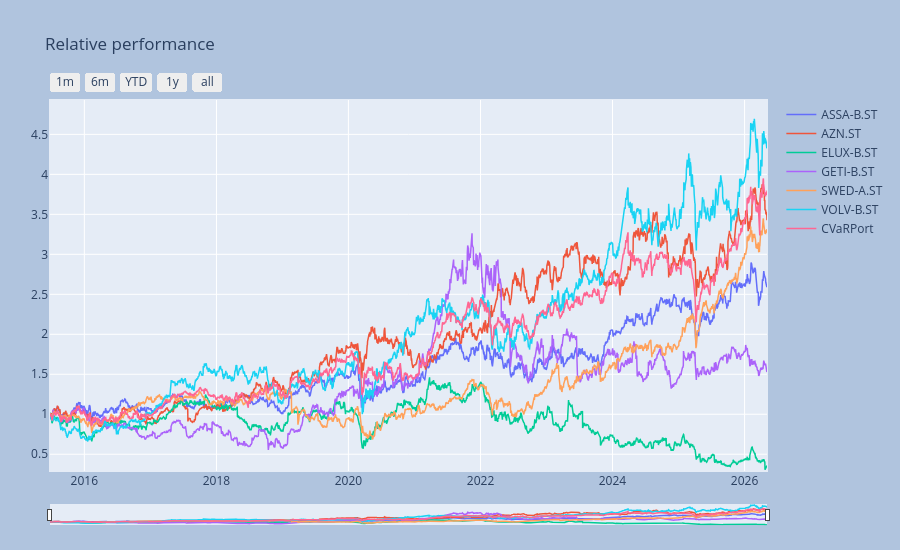

Here is the notebook cell this chart was saved with:
### Code cell
_ = pr2.port_view_all(fancy=True, title="Relative performance")

### Figure 1 — Plotly figure (JSON) as saved in the notebook; plotly's stock layout.template omitted (floating-point values rounded to 4 significant figures; data arrays with more than 128 entries replaced by an {"elided": "..."} marker saying what was removed)
{"data": [{"line": {"width": 1.5}, "name": "ASSA-B.ST", "type": "scatter", "x": {"elided": "2730 str values"}, "y": {"elided": "2730 float values"}}, {"line": {"width": 1.5}, "name": "AZN.ST", "type": "scatter", "x": {"elided": "2730 str values"}, "y": {"elided": "2730 float values"}}, {"line": {"width": 1.5}, "name": "ELUX-B.ST", "type": "scatter", "x": {"elided": "2730 str values"}, "y": {"elided": "2730 float values"}}, {"line": {"width": 1.5}, "name": "GETI-B.ST", "type": "scatter", "x": {"elided": "2730 str values"}, "y": {"elided": "2730 float values"}}, {"line": {"width": 1.5}, "name": "SWED-A.ST", "type": "scatter", "x": {"elided": "2730 str values"}, "y": {"elided": "2730 float values"}}, {"line": {"width": 1.5}, "name": "VOLV-B.ST", "type": "scatter", "x": {"elided": "2730 str values"}, "y": {"elided": "2730 float values"}}, {"line": {"width": 1.5}, "name": "CVaRPort", "type": "scatter", "x": {"elided": "2730 str values"}, "y": {"elided": "2730 float values"}}], "layout": {"autosize": false, "height": 550, "margin": {"b": 25, "l": 50, "pad": 1, "r": 50, "t": 100}, "paper_bgcolor": "LightSteelBlue", "title": {"text": "Relative performance"}, "width": 900, "xaxis": {"autorange": false, "fixedrange": false, "range": ["2015-06-25T00:00:00", "2026-05-05T00:00:00"], "rangeselector": {"buttons": [{"count": 1, "label": "1m", "step": "month", "stepmode": "backward"}, {"count": 6, "label": "6m", "step": "month", "stepmode": "backward"}, {"count": 1, "label": "YTD", "step": "year", "stepmode": "todate"}, {"count": 1, "label": "1y", "step": "year", "stepmode": "backward"}, {"step": "all"}]}, "rangeslider": {"thickness": 0.05, "visible": true}, "title": {}, "type": "date"}, "yaxis": {"autorange": false, "fixedrange": false, "range": [0.2904, 4.93], "title": {}}}}
